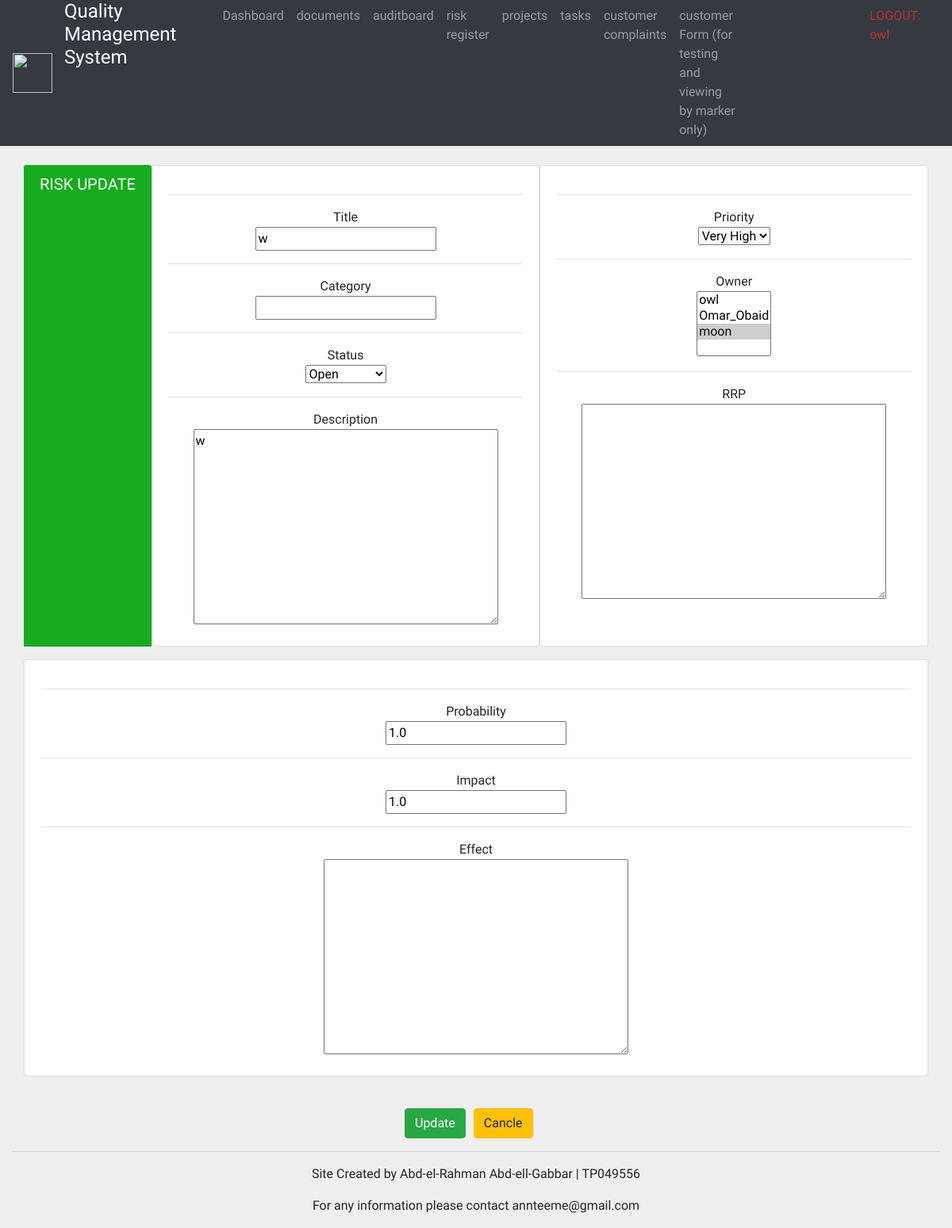
The app's page /risk_update/4/ (signed in), older data.
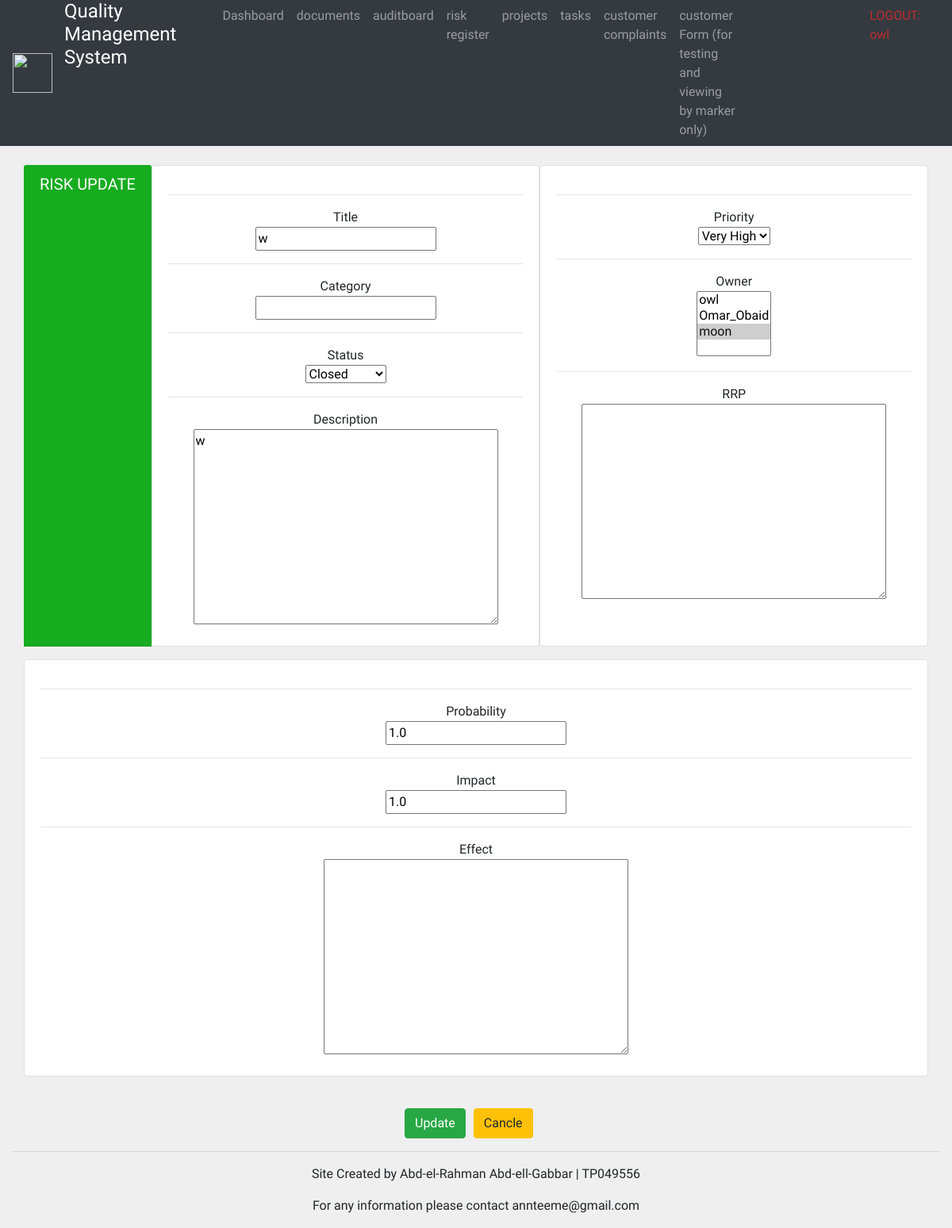
The same page, newer data.
### risks/models.py (models this page shows, shortened)
class Risk(models.Model):
    STATUS_CHOICE =(
        ('Open', 'Open'),
        ('In progress', 'In progress'),
        ('Closed', 'Closed'),
    )
    PRIORITY_CHOICE =(
        ('Very High', 'Very High'),
        ('High', 'High'),
        ('Medium', 'Medium'),
        ('Low', 'Low'),
        ('Very Low', 'Very Low'),
    )
    title = models.CharField(max_length=250, null=False)
    description = models.TextField(max_length=1000, null=False)
    category = models.CharField(max_length=150, blank=True, null=False)
    probability = models.DecimalField(decimal_places=1, max_digits=2)
    impact = models.DecimalField(decimal_places=1, max_digits=2)
    priority = models.CharField(choices=PRIORITY_CHOICE, max_length=30, null=True)
    effect = models.TextField(max_length=1000, blank=True, null=False)
    owner = models.ManyToManyField(User)
    pName = models.ForeignKey(PName.Project, null=True, blank=True, on_delete=models.SET_NULL)
    rrp = models.TextField(max_length=1000, blank=True, null=False)
    status = models.CharField(choices=STATUS_CHOICE, max_length=30, null=True)
    dateCreated = models.DateTimeField(auto_now_add=True)
    dateUpdated = models.DateTimeField(null=True, blank=True)
    dateFinished = models.DateTimeField(null=True, blank=True)

### acc/decorators.py (the view)
        def wrapper_func(request, *args, **kwargs):
            group = None
            if request.user.groups.exists():
                group =  request.user.groups.all()[0].name
            if group in allowed_roles:
                return view_func(request, *args, **kwargs)
            else:
                return HttpResponse('you are not authorised!')

### acc/forms.py
class RiskCForm(ModelForm):
    class Meta:
        model = Risk
        fields = '__all__'

### risks/views.py (called while the page is built, shortened)
@login_required(login_url='login')
@allowed_users(allowed_roles=['Manager'])
def riskUpdate(request, pk):
    risks = Risk.objects.get(id=pk)
    form = RiskCForm(instance=risks)
    form = {'form':form}
    return render(request, 'risk_update.html', form)

### risks/templates/risk_update.html (shortened to what this page needs)
{%  extends 'Base.html' %}
{% block content %}
<br>
<div class="container">
	<div class="row">
		<div class="card-header mb-3 text-center" id=card-title>
			<h5  class="card-title">RISK UPDATE</h5>
		</div>
		<div class="card mb-3 card-body text-center">
			<div id="table-short">
				<form action="" method="POST" id="form1">
					<hr>Title
					<br>{{form.title}}
					<hr>Category
					<br>{{form.category}}
					<hr>Status
					<br>{{form.status}}
					<hr>Description
					<br>{{form.description}}
			</div>
		</div>
		<div class="card mb-3 card-body text-center">
			<div id="table-short">
					<hr>Priority
					<br style="margin-bottom: 5px;">{{form.priority}}
					<hr>Owner
					<br style="margin-bottom: 5px;">{{form.owner}}
					<hr>RRP
					<br>{{form.rrp}}
			</div>
		</div>
		<div class="card mb-3 card-body text-center">
			<div id="table-short">
					<hr>Probability
					<br>{{form.probability}}
					<hr>Impact
					<br style="margin-bottom: 80px;">{{form.impact}}
					<hr>Effect
					<br>{{form.effect}}
		</div>
	</div>
</div>
<br>
<div class="row" style="margin-left: 465px;">
	<div id="table-short">
		<button class="btn btn-success  btn" form="form1" type="submit">Update</button></input>
	</div>
	<div id="table-short">
		<a class="btn btn-warning  btn" style="margin-left: 10px;" href="{% url 'risk' %}">Cancle</a>
	</div>
</div>
{% endblock %}

Row changes from the older to the newer data that the page shows:
changed Risk "Very High": status "Open" → "Closed"
